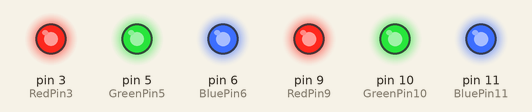
The sketch below on a simulated Arduino Uno, built with avr-gcc and run on an emulated ATmega328P. Parts: output pins drawn as LEDs (lit = HIGH).

Above: at 0.15 s.
At 5.25 s:
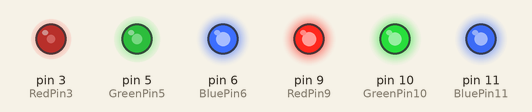
At 10.36 s:
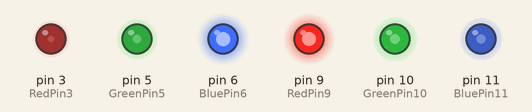
At 20.57 s:
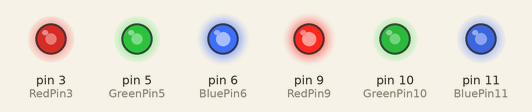
At 29.28 s:
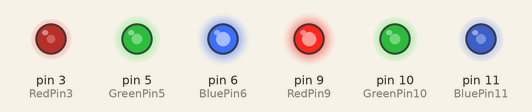
At 39.79 s:
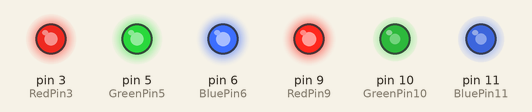
Timing chart, 0 to 40.0 s (numbered marks = the images above):
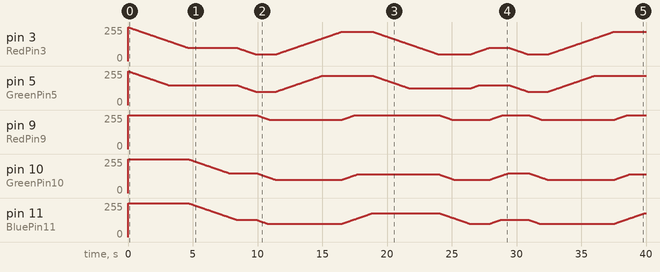

The sketch:

LED_Control_PWM.ino
```cpp
//Nick McCarty

//These pins are currently controlling Scene 1 inside lights
int BluePin6 = 6;                   // Digital Pin 9 Connected to B on Amp
int GreenPin5 = 5;                 // Digital Pin 10 Connected to G on Amp
int RedPin3 = 3;                   // Digital Pin 11 Connected to R on Amp

//These pins are currently controlling Scene 2 and 3 outside lights
int BluePin11 = 11;                   // Digital Pin 9 Connected to B on Amp
int GreenPin10 = 10;                 // Digital Pin 10 Connected to G on Amp
int RedPin9 = 9;                   // Digital Pin 11 Connected to R on Amp


  //Current global color variables
int g_curR_o1; //current outside scene 1 colors
int g_curG_o1 = 255;
int g_curB_o1 = 255;

int g_curR_o2 = 255; //current outside scene 2 colors
int g_curG_o2 = 255;
int g_curB_o2 = 255;

int g_curR_i1 = 255; //current inside scene 1 colors
int g_curG_i1 = 255;
int g_curB_i1 = 255;


enum SCENE{
  scene1 = 0,
  scene2 = 1,
  scene3 = 2};

enum SCENE curScene;

void setup()
{
  pinMode(BluePin6, OUTPUT);      // sets the digital pin as output
  pinMode(GreenPin5, OUTPUT);      // sets the digital pin as output
  pinMode(RedPin3, OUTPUT);      // sets the digital pin as output
  pinMode(BluePin11, OUTPUT);      // sets the digital pin as output
  pinMode(GreenPin10, OUTPUT);      // sets the digital pin as output
  pinMode(RedPin9, OUTPUT);      // sets the digital pin as output

  digitalWrite(BluePin6, HIGH);
  digitalWrite(GreenPin5, HIGH);
  digitalWrite(RedPin3, HIGH);
  digitalWrite(BluePin11, HIGH);
  digitalWrite(GreenPin10, HIGH);
  digitalWrite(RedPin9, HIGH);


}

void loop()
{


  curScene = scene1;
  fadeToColorRGB(g_curR_i1, g_curG_i1, g_curB_i1, 100, 150, 255);

  curScene = scene2;
  fadeToColorRGB(g_curR_o2, g_curG_o2, g_curB_o2, 255, 150, 130);

  curScene = scene1;
  fadeToColorRGB(g_curR_i1, g_curG_i1, g_curB_i1,50, 100, 255);

  curScene = scene2;
  fadeToColorRGB(g_curR_o2, g_curG_o2, g_curB_o2,220, 100, 100);

   curScene = scene1;
  fadeToColorRGB(g_curR_i1, g_curG_i1, g_curB_i1,220, 220, 255);

   curScene = scene2;
  fadeToColorRGB(g_curR_o2, g_curG_o2, g_curB_o2,255, 140, 180);

  curScene = scene1;
  fadeToColorRGB(g_curR_i1, g_curG_i1, g_curB_i1,50, 125, 255);

  curScene = scene2;
  fadeToColorRGB(g_curR_o2, g_curG_o2, g_curB_o2,220, 100, 100);


}


void fadeToColorRGB(int &curR, int &curG, int &curB, int R, int G, int B)
{

  //Start moving colors to their target color
  while(1)
  {
    if(curR == R && curG == G && curB == B)
      break;
      if(curR < R)
        curR++;
      else if (curR > R)
        curR--;

      if(curG< G)
        curG++;
      else if(curG > G)
        curG--;

      if(curB < B)
        curB++;
      else if(curB > B)
        curB--;

      switch(curScene)
      {
        case scene1:
          analogWrite(RedPin3, curR);
          analogWrite(GreenPin5, curG);
          analogWrite(BluePin6, curB);
          delay(30);
        break;
        case scene2:
          analogWrite(RedPin9, curR);
          analogWrite(GreenPin10, curG);
          analogWrite(BluePin11, curB);
          delay(30);
        break;
        case scene3:
          analogWrite(RedPin9, curR);
          analogWrite(GreenPin10, curG);
          analogWrite(BluePin11, curB);
          delay(30);
        break;
        default:
        break;

      }
  }


}
```
